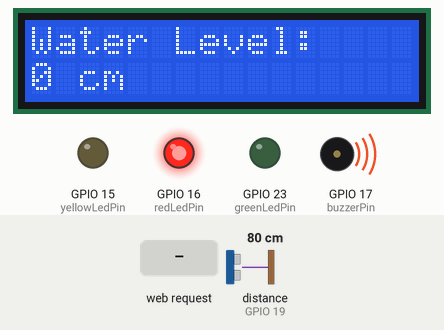
Bench run of a sketch on a simulated ESP32. On the bench: 16×2 character LCD, output pins drawn as LEDs (lit = HIGH), buzzer (waves = sounding, pin HIGH). Wiring (inferred from the names in the program): ultrasonic range finder: trigger GPIO 18; echo GPIO 19. Inputs (shaded band) come from the test bench; at power-on: distance to the obstacle (sensor on GPIO 19) 80 cm. The echo pulse lasts 58.3 µs per cm; WiFi joins after 1.5 s; servers stay silent unless stated; the modem accepts every AT command (registered, SIM ready, sends succeed) and sends nothing else; pins used as bus, display or sensor lines are not drawn; what the sketch prints to the serial monitor is not drawn.

Above: at 12.9 s.
13.0 s: HTTP request GET /set_max_distance?max_distance=120 received
At 14.8 s:
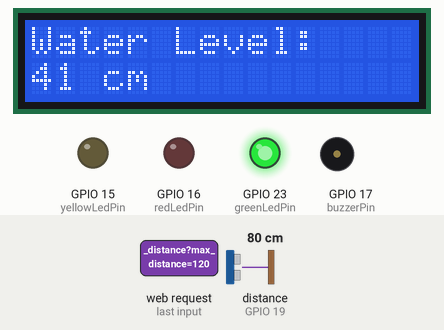
17.1 s: distance to the obstacle (sensor on GPIO 19) set to 2 cm
At 19.0 s:
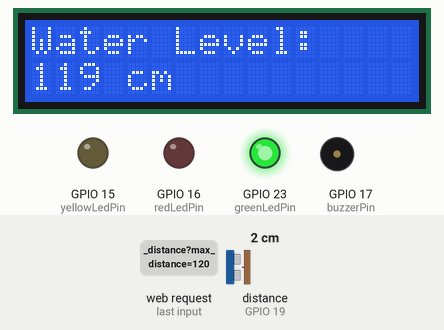
19.4 s: distance to the obstacle (sensor on GPIO 19) set to 4 cm
At 21.4 s:
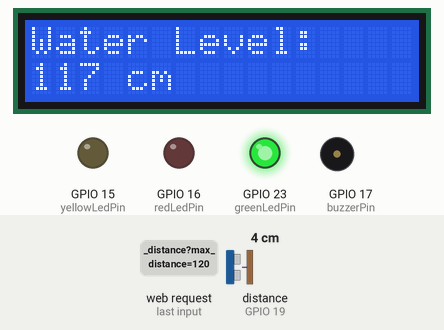
22.1 s: HTTP request GET /set_threshold?threshold=120 received
At 24.0 s:
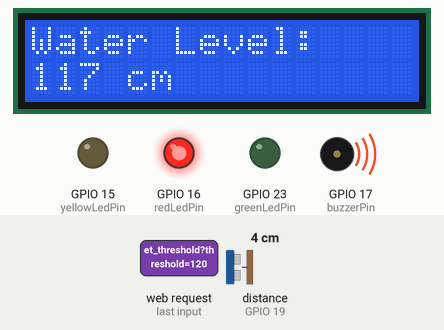
Timing chart, 0 to 25.5 s (numbered marks = the images above; inputs shaded):
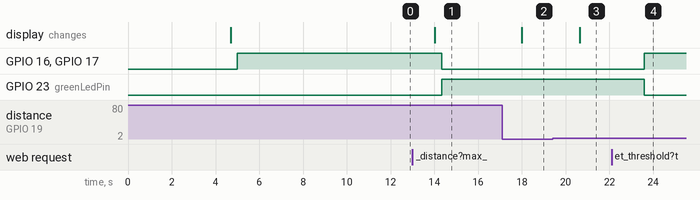

The sketch:

final_code.ino
```cpp
#include <WiFi.h>
#include <Wire.h>
#include <LiquidCrystal_I2C.h>
#include <ThingSpeak.h>
#include <WebServer.h>
#include <SoftwareSerial.h>

// WiFi credentials for ThingSpeak
const char* ssidThingSpeak = "Alvin";
const char* passwordThingSpeak = "AliDaT12";

// WiFi credentials for Access Point
const char* ssidAP = "ESP32";
const char* passwordAP = "12345678";

// IP Address details
IPAddress local_ip(192, 168, 1, 1);
IPAddress gateway(192, 168, 1, 1);
IPAddress subnet(255, 255, 255, 0);

WiFiClient client;

WebServer server(80);

// Initialize the LCD with I2C address 0x27 and 16x2 display
LiquidCrystal_I2C lcd(0x27, 16, 2);

// Pin definitions for ESP32
const int trigPin = 18;         // GPIO 18 for ultrasonic sensor trigger
const int echoPin = 19;         // GPIO 19 for ultrasonic sensor echo
const int greenLedPin = 23;     // GPIO 23 for green LED
const int yellowLedPin = 15;    // GPIO 15 for yellow LED
const int redLedPin = 16;       // GPIO 16 for red LED
const int buzzerPin = 17;       // GPIO 17 for buzzer
const int sim800TxPin = 13;     // GPIO 13 for SIM800L TX
const int sim800RxPin = 12;     // GPIO 12 for SIM800L RX

int maxDistance = 22; //Default tank height
int threshold = 5;  // Default threshold

long duration;
int waterLevel ;
int distance;
bool messageSent = false;  // Flag to check if message was sent

SoftwareSerial mySerial(sim800TxPin, sim800RxPin); // SIM800L initialization, Use UART1 for SIM800L

String phoneNumber = "+256740171596"; // Default phone number

const char* alertMessage = "WARNING:  Water level is getting low!";

// ThingSpeak parameters
unsigned long myChannelNumber = 2604177;
const char* myWriteAPIKey = "7NWM6AHFBYDGMB5B";

int calculateWaterLevel(int distance) {
  int waterLevel = maxDistance - distance;
  return (waterLevel < 0) ? 0 : waterLevel;
}

void setup() {
  // Initialize serial communication
  Serial.begin(115200);
  mySerial.begin(9600);

  // Initialize LCD
  lcd.init();
  lcd.clear();
  lcd.backlight();

  // Set pin modes
  pinMode(trigPin, OUTPUT);
  pinMode(echoPin, INPUT);
  pinMode(greenLedPin, OUTPUT);
  pinMode(yellowLedPin, OUTPUT);
  pinMode(redLedPin, OUTPUT);
  pinMode(buzzerPin, OUTPUT);

  // Turn off LEDs and buzzer
  digitalWrite(greenLedPin, LOW);
  digitalWrite(yellowLedPin, LOW);
  digitalWrite(redLedPin, LOW);
  digitalWrite(buzzerPin, LOW);

  Serial.println("Setup complete");

  // Connect to ThingSpeak WiFi
  WiFi.begin(ssidThingSpeak, passwordThingSpeak);
  while (WiFi.status() != WL_CONNECTED) {
    delay(1000);
    Serial.println("Connecting to ThingSpeak WiFi...");
  }
  Serial.println("Connected to ThingSpeak WiFi");

  // Initialize ThingSpeak with WiFiClient
  ThingSpeak.begin(client);

  // Setup WiFi access point
  WiFi.softAP(ssidAP, passwordAP);
  WiFi.softAPConfig(local_ip, gateway, subnet);
  delay(100);

  // Serve the main HTML page
  server.on("/", HTTP_GET, handleRoot);

  // Handle settings
  server.on("/set_max_distance", HTTP_GET, handleSetMaxDistance);
  server.on("/set_threshold", HTTP_GET, handleSetThreshold);
  server.on("/set_phone_number", HTTP_GET, handleSetPhoneNumber);
  server.on("/water_level", HTTP_GET, handleWaterLevel);

  // Start the server
  server.begin();
  Serial.println("HTTP server started");

  // Setup SIM800L
  delay(1000);
  mySerial.println("AT"); // Check communication
  updateSerial();
  delay(500);
  mySerial.println("AT+CMGF=1"); // Set SMS to text mode
  updateSerial();
  delay(500);
  mySerial.println("AT+CNMI=1,2,0,0,0"); // Configure SMS to be sent to the serial port
  updateSerial();
  delay(500);
}

void updateSerial() {
  while (mySerial.available()) {
    Serial.write(mySerial.read());
  }
  while (Serial.available()) {
    mySerial.write(Serial.read());
  }
}

void sendSMS(const String &phoneNumber, const char* message) {
  Serial.print("Sending SMS to: ");
  Serial.println(phoneNumber);

  mySerial.println("AT+CMGF=1");  // Set SMS mode to text
  delay(1000);
  updateSerial();

  mySerial.print("AT+CMGS=\"");
  mySerial.print(phoneNumber);
  mySerial.println("\"");
  delay(1000); // Allow time for SIM800L to process
  updateSerial();

  mySerial.print(message);
  delay(1000); // Allow time for SIM800L to process
  updateSerial();

  mySerial.write(26); // ASCII code of CTRL+Z to send the message
  delay(5000); // Wait for the message to be sent and processed
  updateSerial();
}

void loop() {
  // Measure water level using ultrasonic sensor
  digitalWrite(trigPin, LOW);
  delayMicroseconds(2);
  digitalWrite(trigPin, HIGH);
  delayMicroseconds(10);
  digitalWrite(trigPin, LOW);

  duration = pulseIn(echoPin, HIGH);
  distance = duration * 0.034 / 2; // Calculate distance in cm
  waterLevel = calculateWaterLevel(distance); // Update the global variable

  // Print water level to serial and LCD
  Serial.print("Water Level: ");
  Serial.print(waterLevel);
  Serial.println(" cm");

  lcd.clear();
  lcd.setCursor(0, 0);
  lcd.print("Water Level:");
  lcd.setCursor(0, 1);
  lcd.print(String(waterLevel) + " cm");

  // Update ThingSpeak with water level
  ThingSpeak.setField(1, waterLevel);
  ThingSpeak.writeFields(myChannelNumber, myWriteAPIKey);

  // Check water level and take appropriate actions
  if (waterLevel < threshold) {
    digitalWrite(greenLedPin, LOW);
    digitalWrite(yellowLedPin, LOW);
    digitalWrite(redLedPin, HIGH);
    digitalWrite(buzzerPin, HIGH);

    if (!messageSent) {
      sendSMS(phoneNumber, alertMessage);
      messageSent = true;
    }
  }else if (waterLevel == maxDistance / 2) {
    digitalWrite(greenLedPin, LOW);
    digitalWrite(redLedPin, LOW);
    digitalWrite(yellowLedPin, HIGH);
    digitalWrite(buzzerPin, LOW);

   }else {
    digitalWrite(greenLedPin, HIGH);
    digitalWrite(yellowLedPin, LOW);
    digitalWrite(redLedPin, LOW);
    digitalWrite(buzzerPin, LOW);
    messageSent = false;
  }

  // Handle client requests
  server.handleClient();

  delay(1000); // Wait before taking next measurement
}

void handleRoot() {
  String html = "<!DOCTYPE html><html>\n";
  html += "<head><meta name=\"viewport\" content=\"width=device-width, initial-scale=1.0, user-scalable=no\">\n";
  html += "<title>Water Level Control</title>\n";
  html += "<style>html { font-family: Helvetica; display: inline-block; margin: 0px auto; text-align: center;}\n";
  html += "body{margin-top: 50px;} h1 {color: #444444;margin: 50px auto 30px;} h3 {color: #444444;margin-bottom: 50px;}\n";
  html += ".button {display: block;width: 80px;background-color: #3498db;border: none;color: white;padding: 13px 30px;text-decoration: none;font-size: 25px;margin: 0px auto 35px;cursor: pointer;border-radius: 4px;}\n";
  html += "p {font-size: 14px;color: #888;margin-bottom: 10px;}\n";
  html += "</style>\n";
  html += "</head>\n<body>\n";
  html += "<h1>Water Level Control</h1>\n";
  html += "<h3>Set Tank height</h3>\n";
  html += "<form action=\"/set_max_distance\" method=\"GET\">\n";
  html += "<input type=\"number\" name=\"max_distance\" min=\"0\" max=\"50\" value=\"" + String(maxDistance) + "\">\n";
  html += "<input class=\"button\" type=\"submit\" value=\"Set\">\n";
  html += "</form>\n";
  html += "<h3>Set Threshold</h3>\n";
  html += "<form action=\"/set_threshold\" method=\"GET\">\n";
  html += "<input type=\"number\" name=\"threshold\" min=\"0\" max=\"50\" value=\"" + String(threshold) + "\">\n";
  html += "<input class=\"button\" type=\"submit\" value=\"Set\">\n";
  html += "</form>\n";
  html += "<h3>Set Phone number</h3>\n";
  html += "<form action=\"/set_phone_number\" method=\"GET\">\n";
  html += "<input type=\"text\" name=\"phone_number\" value=\"" + phoneNumber + "\">\n";
  html += "<input class=\"button\" type=\"submit\" value=\"Set\">\n";
  html += "</form>\n";
  html += "<h3>Current Water Level</h3>\n";
  html += "<p id=\"waterLevel\">Fetching data...</p>\n";
  html += "<script>\n";
  html += "function fetchData() {\n";
  html += "fetch('/water_level').then(response => response.json()).then(data => {\n";
  html += "document.getElementById('waterLevel').innerText = 'Current Water Level: ' + data.level + ' cm';\n";
  html += "});\n";
  html += "}\n";
  html += "setInterval(fetchData, 2000);\n";
  html += "</script>\n";
  html += "</body>\n</html>\n";
  server.send(200, "text/html", html);
}

void handleSetMaxDistance() {
  if (server.hasArg("max_distance")) {
    maxDistance = server.arg("max_distance").toInt();
    Serial.println("Maximum distance set to: " + String(maxDistance));
    server.sendHeader("Location", "/");
    server.send(303);
  } else {
    server.send(400, "text/plain", "Bad Request");
  }
}

void handleSetThreshold() {
  if (server.hasArg("threshold")) {
    threshold = server.arg("threshold").toInt();
    Serial.println("Threshold set to: " + String(threshold));
    server.sendHeader("Location", "/");
    server.send(303);
  } else {
    server.send(400, "text/plain", "Bad Request");
  }
}

void handleSetPhoneNumber() {
  if (server.hasArg("phone_number")) {
    phoneNumber = server.arg("phone_number");
    Serial.println("Phone number set to: " + phoneNumber);
    server.sendHeader("Location", "/");
    server.send(303);
  } else {
    server.send(400, "text/plain", "Bad Request");
  }
}

void handleWaterLevel() {
  String json = "{\"level\": " + String(waterLevel) + "}";
  server.send(200, "application/json", json);
}
```

Measured:
- after the input at 13.0 s, GPIO 16 (redLedPin), GPIO 17 (buzzerPin): HIGH → LOW after 1.3 s; GPIO 23 (greenLedPin): LOW → HIGH after 1.3 s; the display: changes after 1.0 s (image 1)
- after the input at 17.1 s, the display: changes after 0.90 s (image 2)
- after the input at 19.4 s, the display: changes after 1.2 s (image 3)
- after the input at 22.1 s, GPIO 16 (redLedPin), GPIO 17 (buzzerPin): LOW → HIGH after 1.5 s; GPIO 23 (greenLedPin): HIGH → LOW after 1.5 s
